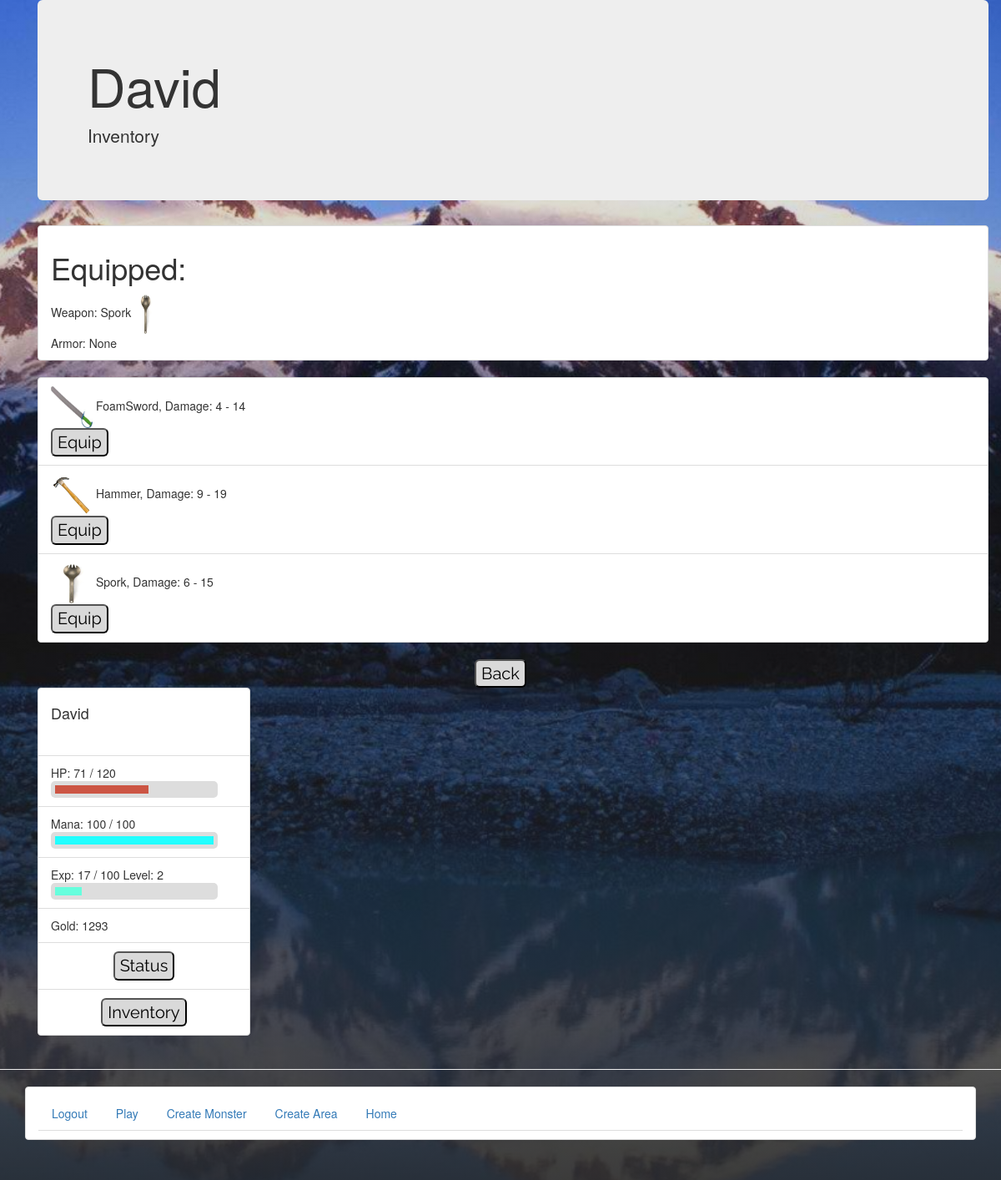
The page /rpg/inventory/ (signed in) on the database its author committed.
### rpg/models.py (models this page shows)
class UserProfile(models.Model):
    user = models.OneToOneField(User)
    picture = models.ImageField(upload_to='profile_images', blank=True)
    level = models.IntegerField(default=1, blank=False)
    weapon = models.ForeignKey(Weapon, related_name="wielder+", null=True)
    armor  = models.ForeignKey(Armor, related_name="wearer+", null=True)
    maxHP = models.IntegerField(default=100, blank=False)
    currentHP = models.IntegerField(default=100, blank=False)
    maxMana = models.IntegerField(default=100, blank=False)
    currentMana = models.IntegerField(default=100, blank=False)
    strength = models.IntegerField(default=10, blank=False)
    skillpoints = models.IntegerField(default=0, blank=False)
    dexterity = models.IntegerField(default=10, blank=False)
    intelligence = models.IntegerField(default=10, blank=False)
    experience = models.IntegerField(default=0, blank=False)
    coordX = models.IntegerField(default=0, blank=False)
    coordY = models.IntegerField(default=0, blank=False)
    gold = models.IntegerField(default=0, blank=False)
    inBattle = models.BooleanField(default=False, blank=False)
    battle = models.ForeignKey(Battle, blank=True, null=True)
    inventory = models.ManyToManyField(Item, blank=True, null=True)
    areaID = models.ForeignKey(Area, blank=True, null=True)
    def __unicode__(self):
        return self.user.username

class Item(models.Model): # Abstract class defining common attributes of all items
    itemID = models.AutoField(primary_key=True)
    name = models.CharField(max_length=128)
    picture = models.ImageField(upload_to='item_images', blank=True)
    rarity = models.IntegerField(
        default=1,
        validators=[
            MaxValueValidator(10),
            MinValueValidator(1)
        ]
     )
    equippable = models.BooleanField(default=False)
    def __unicode__(self):
        return self.name

class Weapon(Item):
    minD = models.IntegerField(default=1)
    maxD = models.IntegerField(default=1)

### rpg/views.py (the view, shortened to what this page needs)
def inventory(request):
    u = request.user.userprofile
    items = u.inventory.all()
    weapons = []
    armor = []
    reitems = []
    for i in items:
        if Weapon.objects.get(itemID = i.itemID):
            weapons += [Weapon.objects.get(itemID = i.itemID)]
        elif Armor.objects.get(itemID = i.itemID):
            armor += [Armor.objects.get(itemID = i.itemID)]
        else:
            reitems += [i]
    hp = u.currentHP*100 / u.maxHP
    mana = u.currentMana*100 / u.maxMana
    exp = u.experience
    contextDict = { 'char' : u, 'items' : reitems, 'weapons' : weapons, 'armor' : armor, 'hp' : hp, 'exp' : exp, 'mana' : mana, 'area' : u.areaID }
    return render(request, 'rpg/inventory.html', contextDict)

### templates/rpg/inventory.html (shortened to what this page needs)
{% extends 'rpg/gamebase.html' %}
{% block body_block %}
 {% if user.is_authenticated %}
<div class="container">
  <div class="jumbotron">
    <h1>{{ user }}</h1>
    <p>Inventory</p>
  </div>
</div>
<div class="container">
<ul class="list-group">
<li class="list-group-item">
<h1> Equipped: </h1>
Weapon: {{ char.weapon }} {% if char.weapon %} <img src={{ MEDIA_URL }}{{ char.weapon.picture }} alt={{ i }} width=50; height=50;> {% endif %} </br>
Armor: {{ char.armor }}  {% if char.armor %}<img src={{ MEDIA_URL }}{{ char.armor.picture }} alt={{ i }} width=50; height=50;> {% endif %}
</li>
</ul>
</div>
<div class="container">
<ul class="list-group">
{% for i in weapons %}
<li class="list-group-item"><img src={{ MEDIA_URL }}{{ i.picture }} alt={{ i }} width=50; height=50;> {{ i }}, Damage: {{ i.minD }} - {{ i.maxD }}
<form action="" method="post">
<input type="submit" name={{i.name}} value="Equip" />
</form>
</li>
{% endfor %}
</ul>
</div>
        <form action="{% url 'game' %}" method="post" align="center">
<input type="submit" name="back" value="Back" />
</form>
{% else %}
	<div class = "container">
	<h1> Please log in to play randaquest </h1>
	</div>
{% endif %}
{% endblock %}

### templates/rpg/gamebase.html (shortened to what this page needs)
<!DOCTYPE html>
{% load staticfiles %}
<html>
    <head>
    		<link rel="stylesheet" href="http://maxcdn.bootstrapcdn.com/bootstrap/3.2.0/css/bootstrap.min.css" type="text/css"/>
		<link href={{ MEDIA_URL }}css/buttons.css rel='stylesheet' type='text/css'>
    </head>
    <body>
        <div class="container">
            {% block body_block %}{% endblock %}
        </div>
<div class="container">
<div class="col-md-3">
<ul class="list-group">
  <li class="list-group-item"><h4>{{ char }}</h4></br>{% if char.picture %}<img src={{ MEDIA_URL }}{{ char.picture }} alt={{ char }} width=100; height=100;>{% endif %}</li>
  <li class="list-group-item">HP: {{ char.currentHP }} / {{ char.maxHP }}<div class="bar" data-total={{ char.maxHP }} data-value={{ char.currentHP }}>
<div class="health-bar">
 </div></li>
  <li class="list-group-item">Mana: {{ char.currentMana }} / {{ char.maxMana }}<div class="bar" data-total={{ char.maxMana }} data-value={{ char.currentMana }}>
<div class="mana-bar">
</div></li>
  <li class="list-group-item">Exp: {{ char.experience }} / 100  Level: {{ char.level }}<div class="bar" data-total={{ char.experience }} data-value="100">
<div class="exp-bar">
  </div></li>
<li class="list-group-item">Gold: {{char.gold}}</li>
<li class="list-group-item"><form action="{% url 'status' %}" method="post" align="center">
<input type="submit" name="status" value="Status" />
</form></li>
<li class="list-group-item"><form action="{% url 'inventory' %}" method="post" align="center">
<input type="submit" name="inventory" value="Inventory" />
</form></li>
</div>
</div>
        <hr />
        <div class="container">
<ul class="list-group">
<li class="list-group-item">
        <ul class="nav nav-tabs" role="tablist">
    {% if user.is_authenticated %}
        <li><a href="{% url 'logout' %}">Logout</a></li>
	<li><a href="{% url 'game' %}">Play</a></li>
	<li><a href="{% url 'create_monster' %}">Create Monster</a></li>
        <li><a href="{% url 'create_area' %}">Create Area</a></li>
    {% else %}
        <li><a href="{% url 'register' %}">Register Here</a></li>
        <li><a href="{% url 'login' %}">Login</a></li>
    {% endif %}
    <li><a href="{% url 'index' %}">Home</a></li>
	</ul>
</li>
</ul>
	</div>
    </body>
</html>

### media/css/buttons.css (style rules this page uses)
input[type="submit"] { background-color:#D9D9D9; -moz-border-radius: 5px; -webkit-border-radius: 5px; border-radius:6px; color: black; font-family: 'Raleway', sans-serif; font-size: 20px; }

### rows shown on the page
UserProfile: weapon "Spork", weapon.picture (picture), armor "None", user.username "David", currentHP "71", maxHP "120", currentMana "100", maxMana "100", experience "17", level "2", gold "1293"
Weapon: picture (picture), name "FoamSword", minD "4", maxD "14"
Weapon: picture (picture), name "Hammer", minD "9", maxD "19"
Weapon: picture (picture), name "Spork", minD "6", maxD "15"

### other values the page prints
{{ user }} "David"
